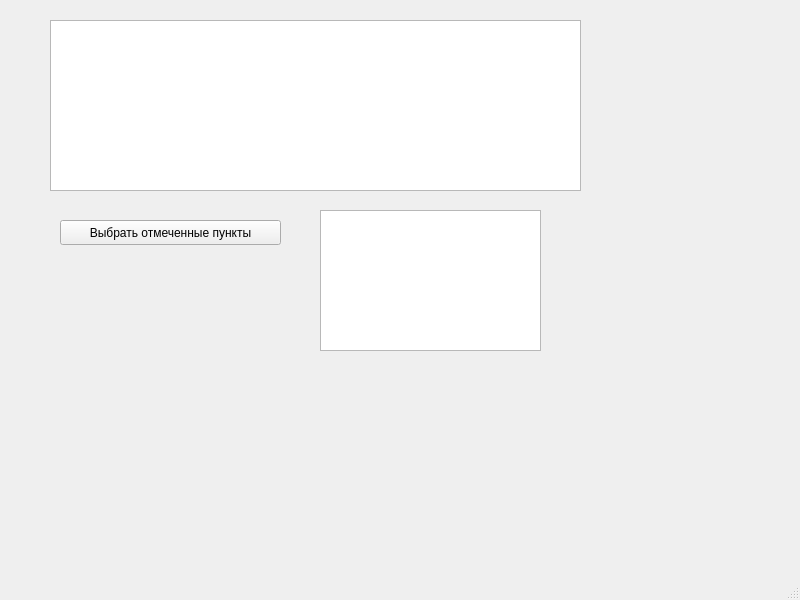
<?xml version="1.0" encoding="UTF-8"?>
<ui version="4.0">
 <class>MainWindow</class>
 <widget class="QMainWindow" name="MainWindow">
  <property name="geometry">
   <rect>
    <x>0</x>
    <y>0</y>
    <width>800</width>
    <height>600</height>
   </rect>
  </property>
  <property name="windowTitle">
   <string>MainWindow</string>
  </property>
  <widget class="QWidget" name="centralwidget">
   <widget class="QPushButton" name="pushButton">
    <property name="geometry">
     <rect>
      <x>60</x>
      <y>220</y>
      <width>221</width>
      <height>25</height>
     </rect>
    </property>
    <property name="text">
     <string>Выбрать отмеченные пункты</string>
    </property>
   </widget>
   <widget class="QTableWidget" name="tableWidget">
    <property name="geometry">
     <rect>
      <x>50</x>
      <y>20</y>
      <width>531</width>
      <height>171</height>
     </rect>
    </property>
   </widget>
   <widget class="QLabel" name="label">
    <property name="geometry">
     <rect>
      <x>300</x>
      <y>220</y>
      <width>281</width>
      <height>17</height>
     </rect>
    </property>
    <property name="text">
     <string/>
    </property>
   </widget>
   <widget class="QWidget" name="widget" native="true">
    <property name="geometry">
     <rect>
      <x>50</x>
      <y>410</y>
      <width>120</width>
      <height>80</height>
     </rect>
    </property>
   </widget>
   <widget class="QTextBrowser" name="textBrowser">
    <property name="geometry">
     <rect>
      <x>320</x>
      <y>210</y>
      <width>221</width>
      <height>141</height>
     </rect>
    </property>
   </widget>
  </widget>
  <widget class="QMenuBar" name="menubar">
   <property name="geometry">
    <rect>
     <x>0</x>
     <y>0</y>
     <width>800</width>
     <height>22</height>
    </rect>
   </property>
  </widget>
  <widget class="QStatusBar" name="statusbar"/>
 </widget>
 <resources/>
 <connections/>
</ui>
